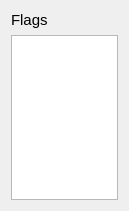
<?xml version="1.0" encoding="UTF-8"?>
<ui version="4.0">
 <class>FlagsWidget</class>
 <widget class="QWidget" name="FlagsWidget">
  <property name="geometry">
   <rect>
    <x>0</x>
    <y>0</y>
    <width>129</width>
    <height>211</height>
   </rect>
  </property>
  <property name="windowTitle">
   <string>Form</string>
  </property>
  <layout class="QVBoxLayout" name="verticalLayout">
   <item>
    <widget class="QLabel" name="lblFlags">
     <property name="font">
      <font>
       <pointsize>11</pointsize>
      </font>
     </property>
     <property name="text">
      <string>Flags</string>
     </property>
    </widget>
   </item>
   <item>
    <widget class="QTextBrowser" name="textareaFlags"/>
   </item>
  </layout>
 </widget>
 <resources/>
 <connections/>
</ui>
